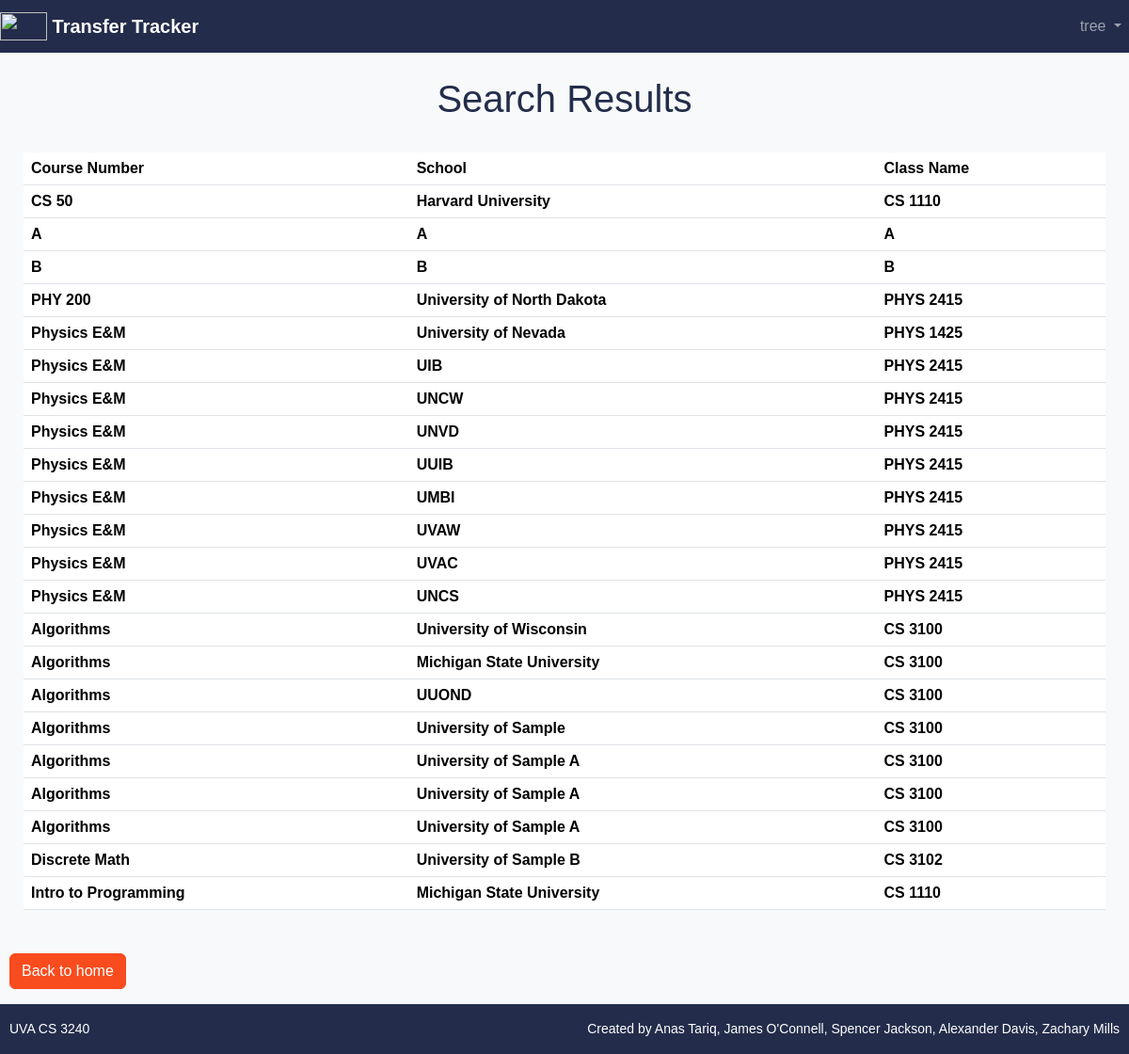
The page /home/seas/approved (signed in) on the database as committed earlier.
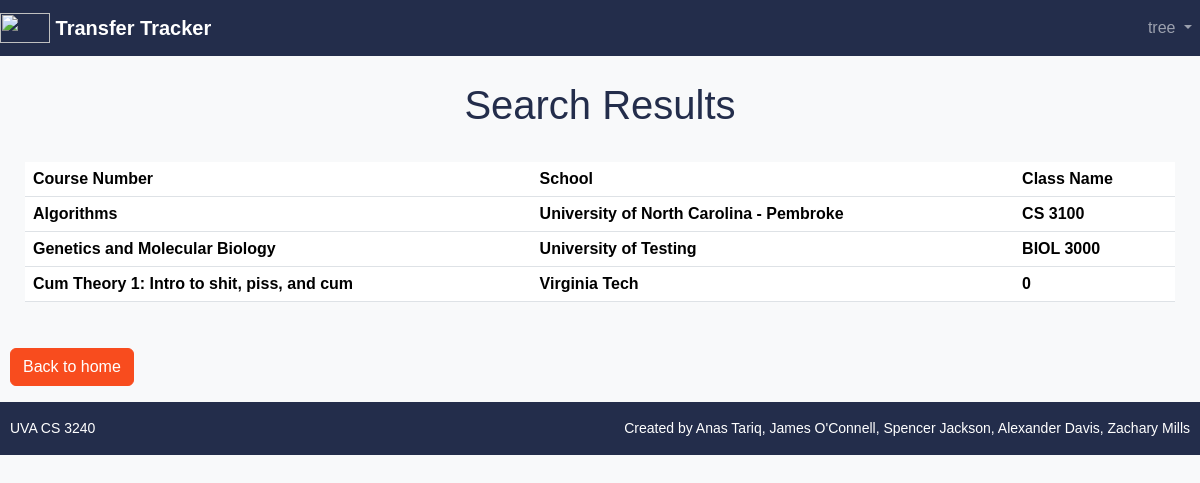
The same page on the database as committed later.
### login/models.py (models this page shows, shortened)
class ApprovedTransfer(models.Model):
    class_name = models.CharField(max_length=200)
    school_name = models.CharField(max_length=200, default="uva")
    equivalency_name = models.CharField(max_length=200, default="None")
    user=models.CharField(max_length=200,default="None")

### login/views.py (the view)
# urls.py: path('home/seas/approved', views.ApprovedTransferView.as_view()),
class ApprovedTransferView(generic.ListView):
    model = ApprovedTransfer
    template_name = 'approved.html'
    def get_queryset(self):
        return ApprovedTransfer.objects.all()

### templates/approved.html (shortened to what this page needs)
{% load socialaccount %}
{% load bootstrap5 %}
{% bootstrap_css %}
<html>
<body>
<div class="d-flex flex-column mx-auto">
    <div class="d-flex flex-column mx-auto" style="width:100%">
        {% if user.is_authenticated %}
        <div class="d-xxl-flex">
            <nav class="navbar navbar-expand navbar-dark" style="background-color: #232D4B">
                <a class="navbar-brand" href="/home/">
                    <img src="https://dynaimage.cdn.cnn.com/cnn/c_fill,g_auto,w_1200,h_675,ar_16:9/https%3A%2F%2Fcdn.cnn.com%2Fcnnnext%2Fdam%2Fassets%2F200617130257-01-uva-reworked-logo-0616.jpg" width="50" height="30" class="d-inline-block align-top" alt="">
                    Transfer Tracker
                </a>
                <div class="collapse navbar-collapse" id="navbarNavDropdown">
                    <ul class="navbar-nav ms-auto">
                        <li class="nav-item dropdown">
                            <a class="nav-link dropdown-toggle" href="#" id="navbarDropdownMenuLink" role="button" data-bs-toggle="dropdown" aria-expanded="false">
                                {{ user.username }}
                            </a>
                        </li>
                    </ul>
                </div>
            </nav>
        </div>
        <div class="d-flex justify-content-center" style="padding-top:25px;padding-bottom:25px">
            <h1>Search Results</h1>
        </div>
        <div class="d-flex" style="padding-bottom:20px;padding-left:25px;padding-right:25px">
        <table class="table table-hover">
                <tr>
                    <th>Course Number</th>
                    <th>School</th>
                    <th>Class Name</th>
                </tr>
                {% for appr in object_list %}
                <tr>
                    <th>{{ appr.class_name }}</th>
                    <th>{{ appr.school_name }}</th>
                    <th>{{ appr.equivalency_name }}</th>
                </tr>
                {% endfor %}
            </table>
        {% else %}
        <a href="{% provider_login_url 'google' %}">Login With Google</a>
        {% endif %}
    </div>
    <div class="d-flex" style="padding-left:10px;padding-top:10px">
    <p><a class="btn btn-ora" href="/home/seas/admin" role="button" style="width:100%">
        Back to home
    </a></p>
    </div>
    <div class="d-xxl-flex">
        <nav class="navbar" style="background-color: #232D4B">
            <span class="navbar-text" style="padding-left:10px">UVA CS 3240</span>
            <span class="navbar-text ml-auto" style="padding-right:10px">Created by Anas Tariq, James O'Connell, Spencer Jackson, Alexander Davis, Zachary Mills </span>
        </nav>
    </div>
</div>

### templates/approved.html (style rules this page uses)
body { background-color: #F8F9FA; font-family: 'Montserrat', sans-serif; }
.navbar { background-color: #232D4B; border-radius: 0px; width:100%; }
.navbar-brand { color: white; font-weight: bold; }
.navbar-text { color: white; font-size: 14px; }
.btn-ora { background-color: #F84C1E; border-color: #F84C1E; color: white; }
h1 { color: #232D4B; }
.navbar-text { color: white; }
body { background-image: url('https://img.freepik.com/free-photo/white-simple-textured-design-background_53876-102423.jpg'); background-repeat: no-repeat; background-size: cover; }

Rows that differ between the two databases and show on the page:
removed ApprovedTransfer: class_name "CS 50", school_name "Harvard University", equivalency_name "CS 1110"
removed ApprovedTransfer: class_name "A", school_name "A", equivalency_name "A"
removed ApprovedTransfer: class_name "B", school_name "B", equivalency_name "B"
removed ApprovedTransfer: class_name "PHY 200", school_name "University of North Dakota", equivalency_name "PHYS 2415"
removed ApprovedTransfer: class_name "Physics E&M", school_name "University of Nevada", equivalency_name "PHYS 1425"
removed ApprovedTransfer: class_name "Physics E&M", school_name "UIB", equivalency_name "PHYS 2415"
removed ApprovedTransfer: class_name "Physics E&M", school_name "UNCW", equivalency_name "PHYS 2415"
removed ApprovedTransfer: class_name "Physics E&M", school_name "UNVD", equivalency_name "PHYS 2415"
removed ApprovedTransfer: class_name "Physics E&M", school_name "UUIB", equivalency_name "PHYS 2415"
removed ApprovedTransfer: class_name "Physics E&M", school_name "UMBI", equivalency_name "PHYS 2415"
removed ApprovedTransfer: class_name "Physics E&M", school_name "UVAW", equivalency_name "PHYS 2415"
removed ApprovedTransfer: class_name "Physics E&M", school_name "UVAC", equivalency_name "PHYS 2415"
removed ApprovedTransfer: class_name "Physics E&M", school_name "UNCS", equivalency_name "PHYS 2415"
removed ApprovedTransfer: class_name "Algorithms", school_name "University of Wisconsin", equivalency_name "CS 3100"
removed ApprovedTransfer: class_name "Algorithms", school_name "Michigan State University", equivalency_name "CS 3100"
removed ApprovedTransfer: class_name "Algorithms", school_name "UUOND", equivalency_name "CS 3100"
removed ApprovedTransfer: class_name "Algorithms", school_name "University of Sample", equivalency_name "CS 3100"
removed ApprovedTransfer: class_name "Algorithms", school_name "University of Sample A", equivalency_name "CS 3100"
removed ApprovedTransfer: class_name "Algorithms", school_name "University of Sample A", equivalency_name "CS 3100"
removed ApprovedTransfer: class_name "Algorithms", school_name "University of Sample A", equivalency_name "CS 3100"
removed ApprovedTransfer: class_name "Discrete Math", school_name "University of Sample B", equivalency_name "CS 3102"
removed ApprovedTransfer: class_name "Intro to Programming", school_name "Michigan State University", equivalency_name "CS 1110"
added ApprovedTransfer: class_name "Algorithms", school_name "University of North Carolina - Pembroke", equivalency_name "CS 3100"
added ApprovedTransfer: class_name "Genetics and Molecular Biology", school_name "University of Testing", equivalency_name "BIOL 3000"
added ApprovedTransfer: class_name "Cum Theory 1: Intro to shit, piss, and cum", school_name "Virginia Tech", equivalency_name "0"
